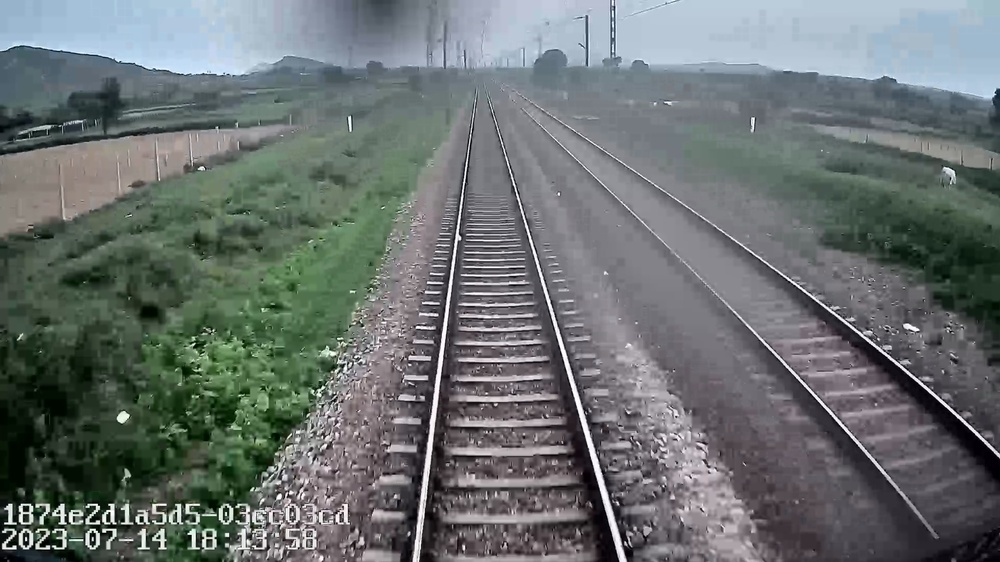
#> input picture RTD_USING_YOLO/data/test/images/frame_209.jpg, 1000 x 562 px, shrunk from 1920 x 1080 before the run, given in place of R_1.mkv, which was not available
$ python RTD_Using_HoughTransform.py
#> lines starting #> are read from the running program, lines starting #| are printed output that depends on the picture; after the words box and inside, x2 and y2 are one past the last pixel; in counts of white or black regions, pixels touching at a corner belong together; pictures that were not available may be replaced by others from this repository, and a replacement may not be noted
import cv2
import numpy as np

def preprocess_frame(frame):
    # Convert to grayscale
    gray = cv2.cvtColor(frame, cv2.COLOR_BGR2GRAY)

    # Apply Gaussian Blur
    blurred = cv2.GaussianBlur(gray, (5, 5), 0)

    # Edge detection using Canny
    edges = cv2.Canny(blurred, 50, 150)

    return edges

def detect_lines(edges):
    # Use HoughLinesP to detect solid lines
    lines = cv2.HoughLinesP(edges, 1, np.pi / 180, threshold=100, minLineLength=100, maxLineGap=10)
    return lines

def draw_lines_and_track_numbers(frame, lines):
    if lines is not None:
        for i in range(len(lines) // 2):
            # Draw lines
            x1, y1, x2, y2 = lines[2 * i][0]
            cv2.line(frame, (x1, y1), (x2, y2), (0, 255, 0), 2)
            x1, y1, x2, y2 = lines[2 * i + 1][0]
            cv2.line(frame, (x1, y1), (x2, y2), (0, 255, 0), 2)

            # Draw track number
            mid_x = (x1 + x2) // 2
            mid_y = (y1 + y2) // 2
            cv2.putText(frame, f'Track {i + 1}', (mid_x - 50, mid_y), cv2.FONT_HERSHEY_SIMPLEX, 1, (255, 0, 0), 2, cv2.LINE_AA)

def main(video_path):
    cap = cv2.VideoCapture(video_path)

    # Get the frame width, height, and FPS from the input video
    frame_width = int(cap.get(cv2.CAP_PROP_FRAME_WIDTH))
    frame_height = int(cap.get(cv2.CAP_PROP_FRAME_HEIGHT))
    fps = cap.get(cv2.CAP_PROP_FPS)

    # Set up the VideoWriter object to save the video with detections
    output_path = video_path.replace('.mkv', '_output.mkv')
    fourcc = cv2.VideoWriter_fourcc(*'XVID')
    out = cv2.VideoWriter(output_path, fourcc, fps, (frame_width, frame_height))

    while cap.isOpened():
        ret, frame = cap.read()
#> frame is the input picture: shape (562, 1000, 3); mean B, G, R 112.1, 112.6, 105.9
        if not ret:
            break

        edges = preprocess_frame(frame)
#> in preprocess_frame, `gray = cv2.cvtColor(frame, cv2.COLOR_BGR2GRAY)`:
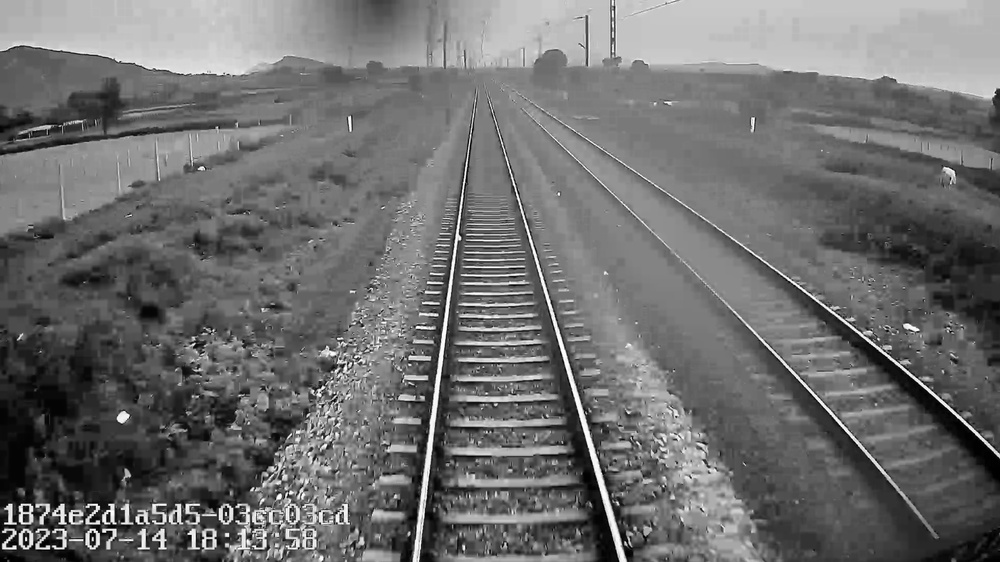
#> gray: shape (562, 1000); min 0, max 255, mean 110.5
#> in preprocess_frame, `edges = cv2.Canny(blurred, 50, 150)`:
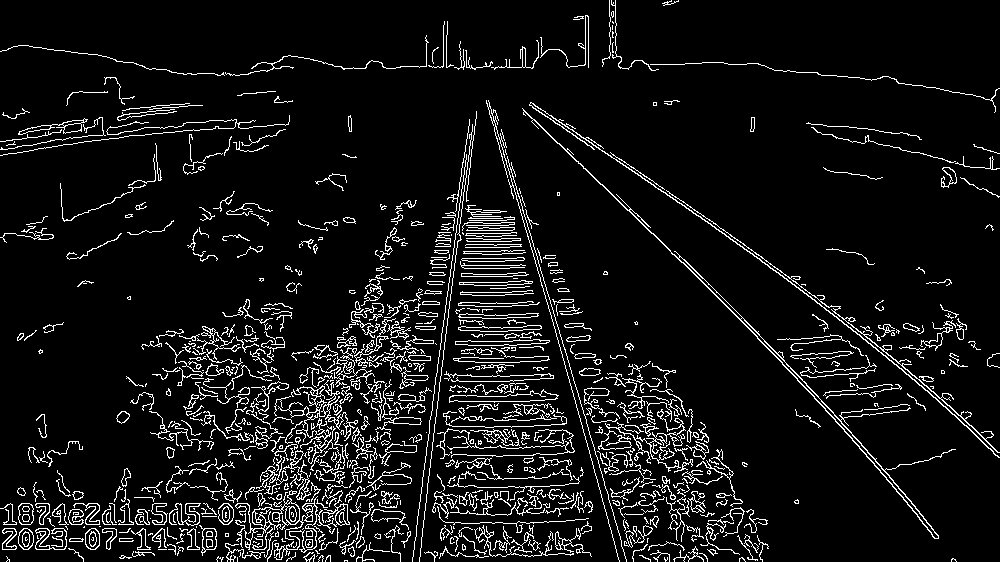
#> edges: shape (562, 1000); 7.7% white in thin lines or dots
        lines = detect_lines(edges)
#> in detect_lines, `lines = cv2.HoughLinesP(edges, 1, np.pi / 180, threshold=100, minLineL..`: lines = 54 rows, first 6: [522, 108, 748, 327], [530, 102, 724, 233], [488, 100, 601, 494], [421, 538, 469, 146], [223, 524, 363, 524], [258, 501, 379, 486]

        draw_lines_and_track_numbers(frame, lines)
#> the loop in draw_lines_and_track_numbers, `for i in range(len(lines) // 2):` made 27 passes
#> (mid_x, mid_y) on passes 1 to 12: (627, 167), (445, 342), (318, 493), (303, 505), (219, 507), (289, 515), (193, 515), (318, 495), (290, 479), (258, 545), (708, 220), (423, 469)
#> after the loop in draw_lines_and_track_numbers, `for i in range(len(lines) // 2):`:
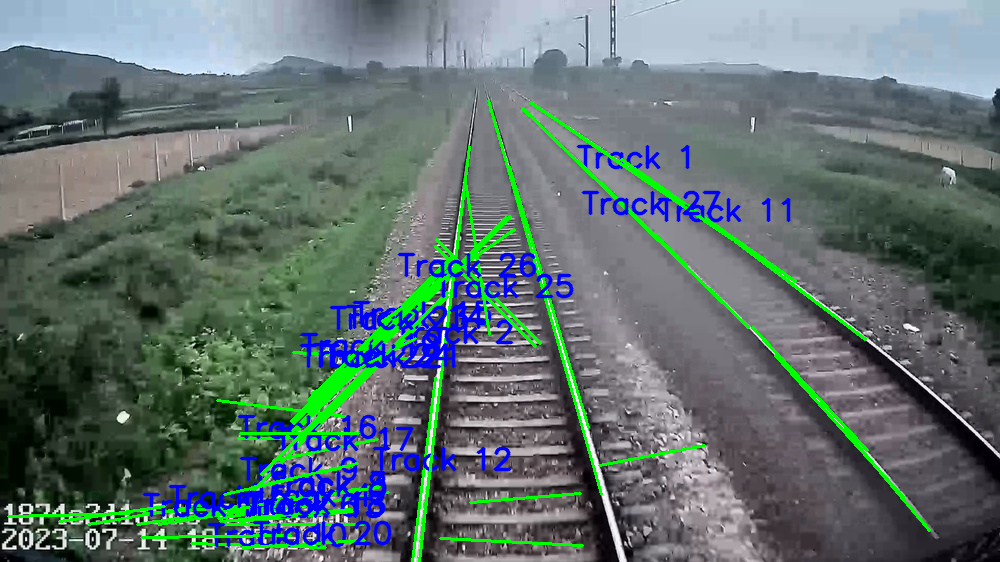
#> frame: shape (562, 1000, 3); 7.97% of pixels changed, all inside (x1, y1, x2, y2) = (7, 99, 931, 562)

        # Write the processed frame to the output video
        out.write(frame)

        # Show the frame
        cv2.imshow('Rail Track Detection', frame)

        # Press 'q' to exit the loop
        if cv2.waitKey(1) & 0xFF == ord('q'):
#> (key q is pressed here)
            break

    # Release resources
    cap.release()
    out.release()
    cv2.destroyAllWindows()
    print(f"Output video saved at {output_path}")

if __name__ == "__main__":
    video_path = r'D:\CODE\Projects\Company_Project1\Videos\R_1.mkv'
    main(video_path)

$ run again, on RTD_USING_YOLO/data/test/images/frame_211.jpg
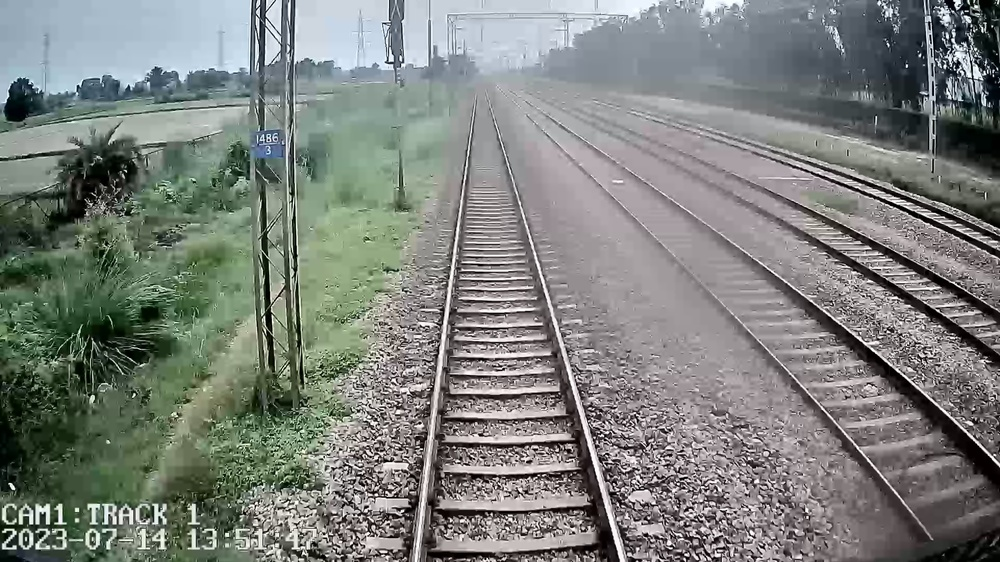
#> input picture RTD_USING_YOLO/data/test/images/frame_211.jpg, 1000 x 562 px, shrunk from 1920 x 1080 before the run, given in place of R_1.mkv, which was not available
#> in main, frame is the input picture: shape (562, 1000, 3); mean B, G, R 124.4, 128.8, 124.6
#> in preprocess_frame, `edges = cv2.Canny(blurred, 50, 150)`:
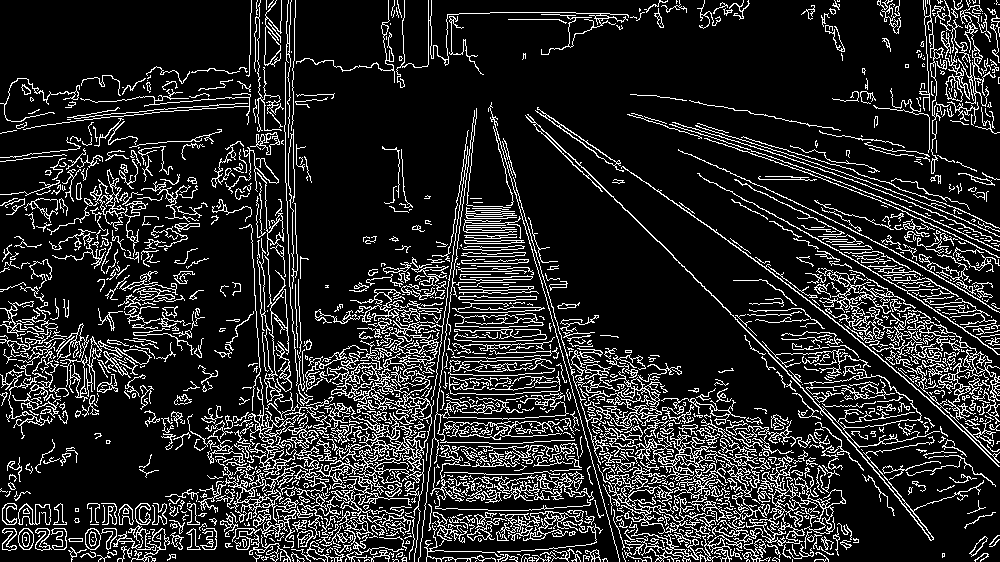
#> edges: shape (562, 1000); 15.4% white in thin lines or dots
#> in detect_lines, `lines = cv2.HoughLinesP(edges, 1, np.pi / 180, threshold=100, minLineL..`: lines = 246 rows, first 6: [246, 426, 530, 431], [359, 474, 615, 443], [592, 463, 790, 421], [227, 503, 579, 484], [114, 524, 446, 441], [91, 511, 301, 489]
#> the loop in draw_lines_and_track_numbers, `for i in range(len(lines) // 2):` made 123 passes
#> (mid_x, mid_y) on passes 1 to 8: (487, 458), (403, 493), (196, 500), (647, 501), (868, 292), (326, 459), (591, 422), (785, 441)
#> after the loop in draw_lines_and_track_numbers, `for i in range(len(lines) // 2):`:
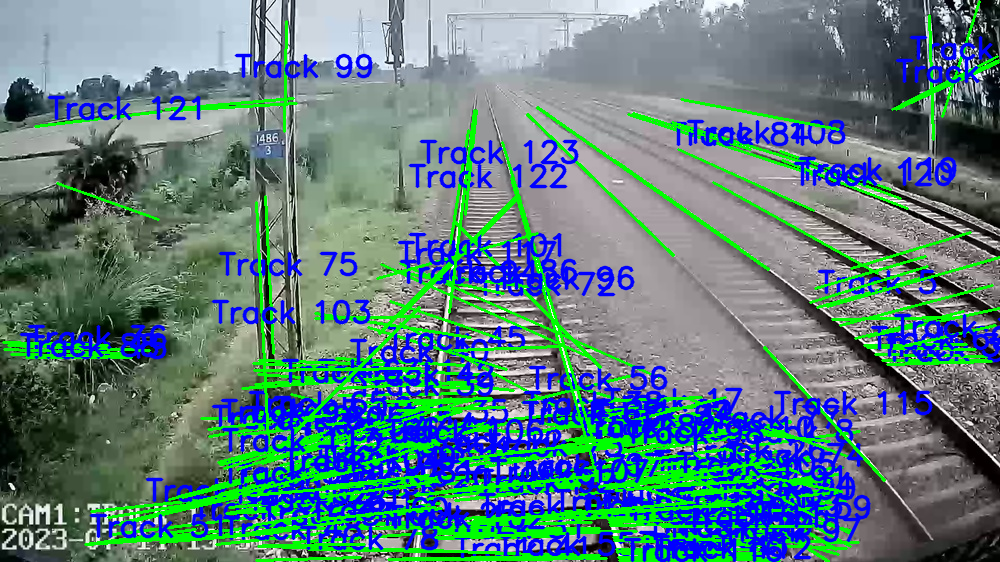
#> frame: shape (562, 1000, 3); mean B, G, R 128, 126.3, 92.6
